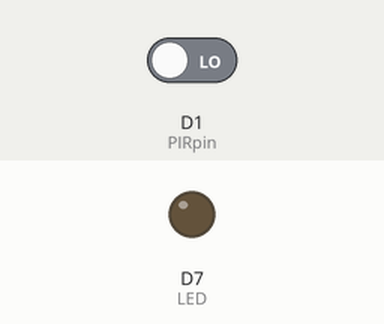
This sketch was run on a simulated Particle Photon. Parts: output pins drawn as LEDs (lit = HIGH). Inputs (shaded band) come from the test bench; at power-on: D1 (PIRpin) LOW.

Above: at 1.2 s.
1.3 s: D1 (PIRpin) driven HIGH
At 2.0 s:
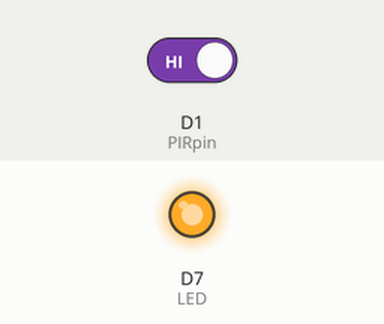
2.8 s: D1 (PIRpin) driven LOW
At 3.6 s:
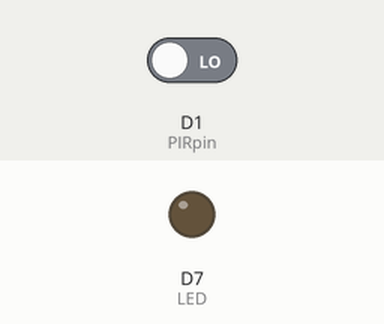
Timing chart, 0 to 5.8 s (numbered marks = the images above; inputs shaded):
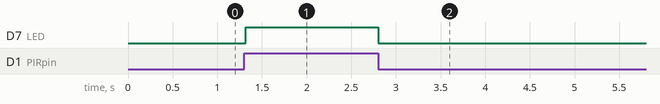

The sketch:

test-pir.ino
```cpp
// Variables
int PIRpin = D1;
int LED = D7;                       // Integrated LED location
int PIRstate = LOW;                 // we start, assuming no motion detected
int PIRvalue = 0;                   // variable for reading the pin status
int PIRcalibrateTime = 10000;       // wait for the thingy to calibrate

void setup() {
    pinMode(LED, OUTPUT);       // declare integrated blue LED as output
    pinMode(PIRpin, INPUT);     // declare PIR sensor as input
}

void loop()
{
  // if the sensor is calibrated
  if ( PIRcalibrated() )
  {
    // get the data from the sensor
    readTheSensor();

    // report it out, if the state has changed
    reportTheData();
  }
}

void readTheSensor() {
  PIRvalue = digitalRead(PIRpin);
}

bool PIRcalibrated() {
  return millis() - PIRcalibrateTime > 0;
}

void reportTheData() {

  // if the sensor reads high
  // or there is now motion
  if (PIRvalue == HIGH) {

    // the current state is no motion
    // i.e. it's just changed
    // announce this change by publishing an event
    if (PIRstate == LOW) {
      // we have just turned on
      Particle.publish("Motion","Movement detected");
      // Update the current state
      PIRstate = HIGH;
      setLED( PIRstate );
    }
  } else {
    if (PIRstate == HIGH) {
      // we have just turned of
      // Update the current state
      PIRstate = LOW;
      setLED( PIRstate );
    }
  }
}

void setLED( int state )
{
  digitalWrite( LED, state );
}
```

Measured:
- after the input at 1.3 s, D7 (LED): LOW → HIGH at once
- after the input at 2.8 s, D7 (LED): HIGH → LOW at once
